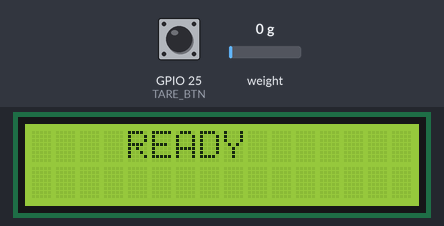
Simulated run of this sketch. Board: ESP32. Shown: 16×2 character LCD. Inputs (shaded band) come from the test bench; at power-on: weight on the scale 0 g, GPIO 25 (TARE_BTN) HIGH. What the sketch prints to the serial monitor is not drawn.

Above: at 1.5 s.
4.7 s: weight on the scale set to 3 g
6.2 s: weight on the scale set to 6 g
At 6.6 s:
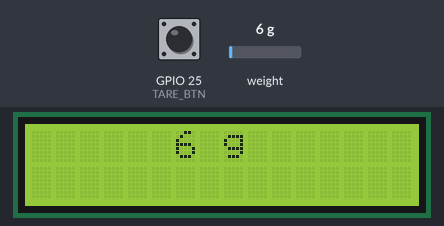
7.8 s: GPIO 25 (TARE_BTN) pulled LOW for 0.25 s
At 8.4 s:
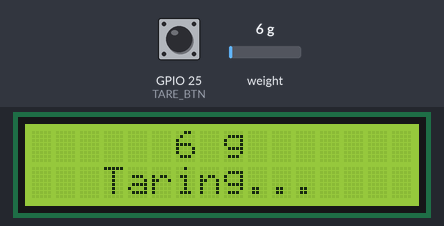
10.8 s: GPIO 25 (TARE_BTN) pulled LOW for 1 s
At 11.9 s:
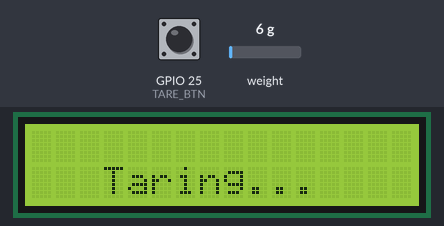
13.7 s: weight on the scale set to 100 g
At 15.1 s:
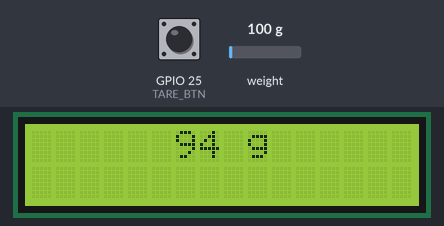
Timing chart, 0 to 16.2 s (numbered marks = the images above; inputs shaded):
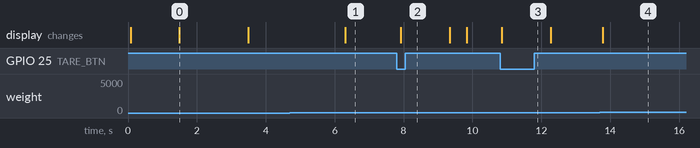

Measured:
- the behaviour switches between 4 and 5 g on weight on the scale (found by bisection; images 0 and 1)
- after the input at 4.7 s, every drawn part: stays the same
- after the input at 6.2 s, the display: changes after 0.10 s (image 1)
- after the input at 7.8 s, the display: changes after 0.12 s (image 2)
- after the input at 10.8 s, the display: changes after 0.05 s (image 3)
- after the input at 13.7 s, the display: changes after 0.08 s (image 4)
- what the display in image 0 shows lasts 2.0 s, from 1.5 s to 3.5 s

The sketch:

LOADCELL_WITH_LCD__STAR__Improved.ino
```cpp
// Converted for ESP32
// Original: Viral Science - Arduino Digital Weight Scale HX711 Load Cell Module
// Libraries required:
//  - HX711_ADC  (https://github.com/olkal/HX711_ADC)
//  - LiquidCrystal_I2C

#include <HX711_ADC.h>
#include <Wire.h>
#include <LiquidCrystal_I2C.h>

// ----------------- USER CHANGEABLE PINS -----------------
// HX711 wiring (change if you used different pins)
const int HX711_DOUT = 23; // HX711 DT -> ESP32 GPIO 23
const int HX711_SCK  = 22; // HX711 SCK -> ESP32 GPIO 22

// I2C pins for LCD (ESP32 allows any free pins for Wire.begin)
const int I2C_SDA = 18;    // LCD SDA -> ESP32 GPIO 18
const int I2C_SCL = 19;    // LCD SCL -> ESP32 GPIO 19

// Tare button pin (use a safe free pin)
const int TARE_BTN = 25;   // push button to ground (INPUT_PULLUP)


// ----------------- OBJECTS -----------------
HX711_ADC LoadCell(HX711_DOUT, HX711_SCK); // HX711_ADC constructor (dout, sck)
LiquidCrystal_I2C lcd(0x27, 16, 2);       // LCD I2C address (0x27 common). Run I2C scanner if unsure.

// ----------------- CALIBRATION -----------------
// Keep your existing cal factor or update after calibration
float calFactor = 375.0; // adjust per your calibration (comment from original: for 100 g)
const float MIN_WEIGHT_THRESHOLD = 5.0; // Only show weight if above 5 grams
String lastDisplay = ""; // Track last displayed text to prevent flickering

void setup() {
  // Serial debug
  Serial.begin(115200);
  delay(20);

  // init tare button
  pinMode(TARE_BTN, INPUT_PULLUP); // button to GND

  // Initialize I2C on custom pins
  Wire.begin(I2C_SDA, I2C_SCL);

  // LCD init
  lcd.init();        // initialize the lcd (may also work with lcd.begin())
  lcd.backlight();

  // HX711 init
  LoadCell.begin();
  // give the HX711 some time to settle
  LoadCell.start(1000);
  // set calibration factor (use your previously found value or change after real calibration)
  LoadCell.setCalFactor(calFactor);

  // show startup
  lcd.setCursor(4, 0);
  lcd.print("READY");
  delay(2000);
  lcd.clear();
}

void loop() {
  // update load cell reading
  LoadCell.update();
  float weight = LoadCell.getData(); // get weight in grams

  String currentDisplay = "";

  // Only show weight if item is placed (above threshold)
  if (abs(weight) >= MIN_WEIGHT_THRESHOLD) {
    // Convert to whole grams (no decimals)
    int wholeGrams = (int)round(abs(weight));

    // Handle negative values
    bool isNegative = weight < 0;

    // Create display string
    char weightStr[10];
    snprintf(weightStr, sizeof(weightStr), "%s%d g", isNegative ? "-" : "", wholeGrams);
    currentDisplay = String(weightStr);

    // Overload check
    if (wholeGrams >= 5000) {
      currentDisplay = "OVERLOADED";
    }
  }

  // Only update display if it changed
  if (currentDisplay != lastDisplay) {
    lcd.clear();

    if (currentDisplay.length() > 0) {
      if (currentDisplay == "OVERLOADED") {
        lcd.setCursor(2, 0);
        lcd.print("OVERLOADED");
        lcd.setCursor(3, 1);
        lcd.print("5KG MAX!");
      } else {
        // Center the weight on display
        int len = currentDisplay.length();
        int startPos = (16 - len) / 2;
        if (startPos < 0) startPos = 0;

        // Display weight centered on first row
        lcd.setCursor(startPos, 0);
        lcd.print(currentDisplay);
      }
    }

    lastDisplay = currentDisplay;
  }

  // Tare button pressed? (button wired to GND)
  if (digitalRead(TARE_BTN) == LOW) {
    lcd.setCursor(0, 1);
    lcd.print("   Taring...    ");
    // re-start/stabilize HX711 (same approach as original)
    LoadCell.start(1000);
    // blank the data row after taring
    lcd.setCursor(0, 1);
    lcd.print("                ");
    // small debounce
    delay(300);
  }

  // Serial debug
  Serial.print("Weight (g): ");
  Serial.println(weight, 1);

  delay(200); // Update every 200ms
}
```
